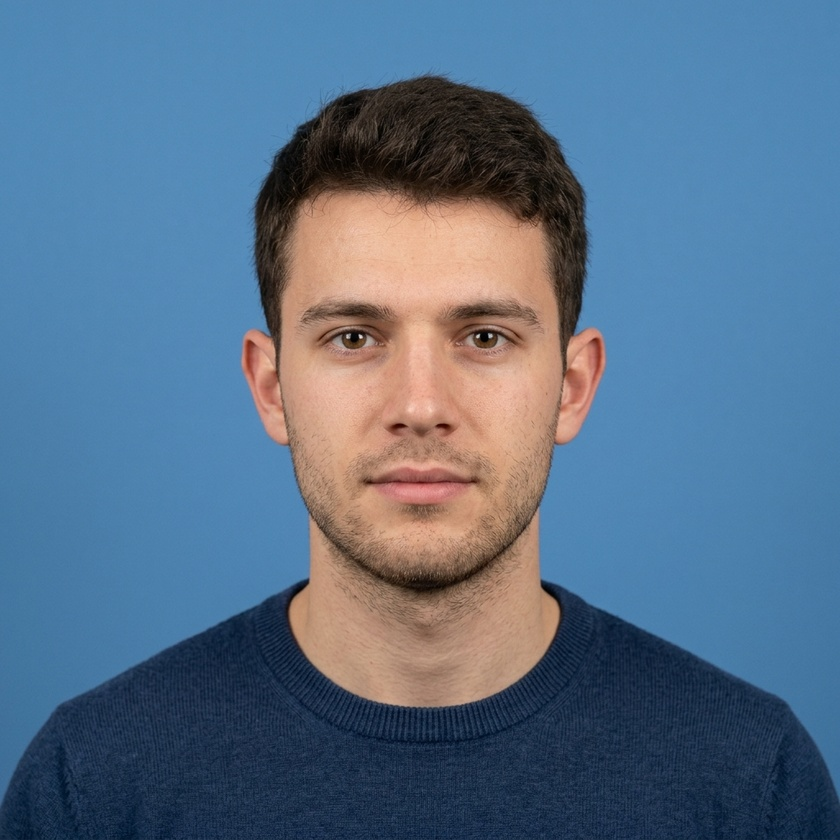
#> input picture data/fictional_sample_portrait.jpg, 840 x 840 px, shrunk from 1024 x 1024 before the run
$ python -i face_service.py   (imports and definitions only)
#> lines starting #> are read from the running program, lines starting #| are printed output that depends on the picture
#> further down, picture is the input picture: PIL image 840x840 RGB; mean R, G, B 87.3, 111.8, 136.8
"""
Face Detection and Portrait Extraction Service
Smart India Hackathon (SIH) Problem Statement: SIH26188

Provides modular, OpenCV-based facial detection and portrait region extraction
for identity document images (e.g., Passports, Driving Licenses, National IDs).

Key Features:
- Preserves original document image untouched (all annotations on copies).
- Robust Haar Cascade detection (primary + high-recall fallback with IoU deduplication).
- Clean bounding box annotations and cropped portrait generation.
- Graceful error handling for missing, corrupted, or multi-channel images.
- SIH Compliance: Does not authenticate identity or identify individuals by name.
"""

from typing import List, Dict, Any, Tuple, Optional
import os
import numpy as np
from PIL import Image, ImageDraw, ImageFont

# Check OpenCV availability
try:
    import cv2
    OPENCV_AVAILABLE = True
except ImportError:
    OPENCV_AVAILABLE = False


def _calculate_iou(box_a: Tuple[int, int, int, int], box_b: Tuple[int, int, int, int]) -> float:
    """
    Calculate Intersection over Union (IoU) between two bounding boxes.
    Boxes are in format: (x, y, w, h)
    """
    xa1, ya1, wa, ha = box_a
    xa2, ya2 = xa1 + wa, ya1 + ha

    xb1, yb1, wb, hb = box_b
    xb2, yb2 = xb1 + wb, yb1 + hb

    # Determine coordinates of intersection rectangle
    inter_x1 = max(xa1, xb1)
    inter_y1 = max(ya1, yb1)
    inter_x2 = min(xa2, xb2)
    inter_y2 = min(ya2, yb2)

    inter_w = max(0, inter_x2 - inter_x1)
    inter_h = max(0, inter_y2 - inter_y1)
    inter_area = inter_w * inter_h

    # Compute individual areas
    area_a = wa * ha
    area_b = wb * hb

    union_area = area_a + area_b - inter_area
    if union_area <= 0:
        return 0.0

    return inter_area / union_area


def _deduplicate_boxes(boxes: List[Tuple[int, int, int, int]], iou_threshold: float = 0.35) -> List[Tuple[int, int, int, int]]:
    """
    Remove overlapping detections based on IoU threshold, prioritizing larger boxes.
    """
    if not boxes:
        return []

    # Sort boxes by area descending (w * h)
    sorted_boxes = sorted(boxes, key=lambda b: b[2] * b[3], reverse=True)
    kept_boxes: List[Tuple[int, int, int, int]] = []

    for box in sorted_boxes:
        overlap = False
        for kept in kept_boxes:
            if _calculate_iou(box, kept) > iou_threshold:
                overlap = True
                break
        if not overlap:
            kept_boxes.append(box)

    # Sort by spatial position (left-to-right, top-to-bottom)
    return sorted(kept_boxes, key=lambda b: (b[1] // 50, b[0]))


def _load_cascades() -> List[Any]:
    """Load OpenCV pre-trained Haar Cascades."""
    if not OPENCV_AVAILABLE:
        return []

    cascades = []
    haar_dir = getattr(cv2, "data", None)
    if haar_dir and hasattr(haar_dir, "haarcascades"):
        base_path = haar_dir.haarcascades
        primary_path = os.path.join(base_path, "haarcascade_frontalface_default.xml")
        alt_path = os.path.join(base_path, "haarcascade_frontalface_alt2.xml")

        if os.path.exists(primary_path):
            clf = cv2.CascadeClassifier(primary_path)
            if not clf.empty():
                cascades.append(clf)

        if os.path.exists(alt_path):
            clf_alt = cv2.CascadeClassifier(alt_path)
            if not clf_alt.empty():
                cascades.append(clf_alt)

    return cascades


def detect_faces(
    image: Image.Image,
    scale_factor: float = 1.1,
    min_neighbors: int = 5,
    min_size: Tuple[int, int] = (40, 40),
    margin_ratio: float = 0.15
) -> Dict[str, Any]:
    """
    Detects faces in an uploaded document image and extracts cropped portraits.

    Parameters:
        image: PIL Image object of the identity document.
        scale_factor: Parameter specifying how much the image size is reduced at each image scale.
        min_neighbors: Number of neighbors each candidate rectangle should retain.
        min_size: Minimum possible object size. Objects smaller than that are ignored.
        margin_ratio: Relative margin around detected face box for natural portrait cropping.

    Returns:
        dict containing:
            - success (bool): True if detection completed without fatal error.
            - face_count (int): Total number of distinct faces detected.
            - faces (list): List of dicts for each detected face, containing:
                - index (int): 1-based index
                - box (tuple): (x, y, w, h) in original image coordinates
                - crop_box (tuple): (x1, y1, x2, y2) bounds of the extracted portrait
                - cropped_image (PIL.Image): Cropped portrait image
                - width (int): Bounding box width
                - height (int): Bounding box height
            - annotated_image (PIL.Image): Copy of original image with bounding boxes drawn.
            - error (str or None): Error message if detection failed.
    """
#> called with scale_factor = 1.1, min_neighbors = 5, min_size = (40, 40), margin_ratio = 0.15
    if not OPENCV_AVAILABLE:
        return {
            "success": False,
            "face_count": 0,
            "faces": [],
            "annotated_image": None,
            "error": "OpenCV library is not available in the current environment."
        }

    if image is None:
        return {
            "success": False,
            "face_count": 0,
            "faces": [],
            "annotated_image": None,
            "error": "No image provided for face detection."
        }

    try:
        # Convert PIL image to RGB if necessary (handles RGBA, P, L, CMYK)
        if image.mode != "RGB":
            pil_rgb = image.convert("RGB")
        else:
            pil_rgb = image

        img_w, img_h = pil_rgb.size
#> img_w = 840; img_h = 840
        np_img = np.array(pil_rgb)

        # Convert to Grayscale for Haar Cascade
        gray = cv2.cvtColor(np_img, cv2.COLOR_RGB2GRAY)
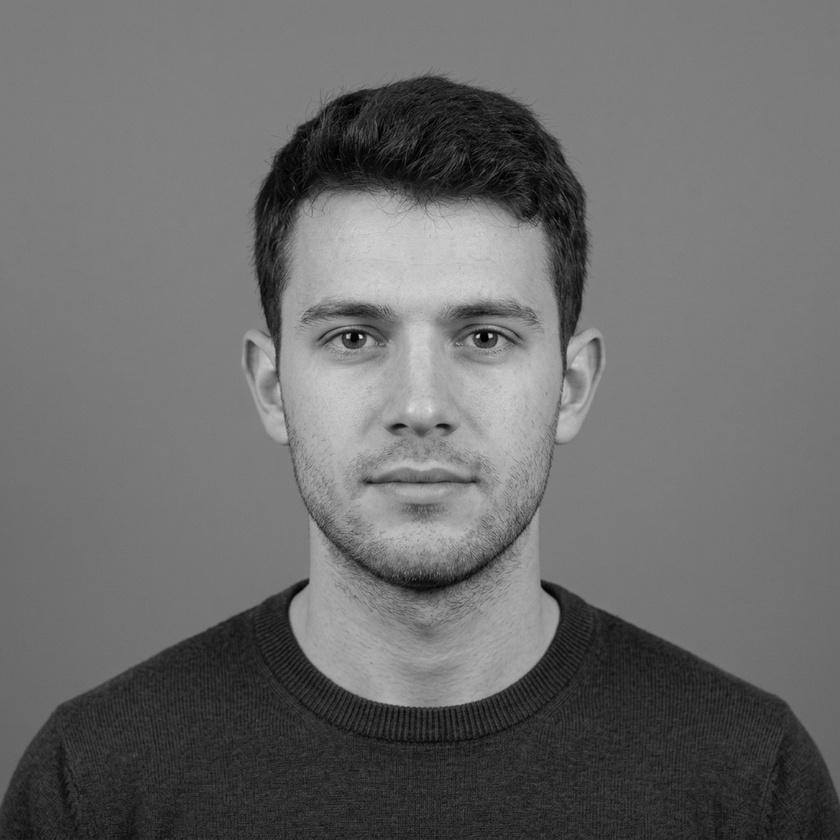
#> gray: shape (840, 840); min 0, max 229, mean 107.3

        # Apply histogram equalization to normalize varying document lighting/contrast
        gray_eq = cv2.equalizeHist(gray)
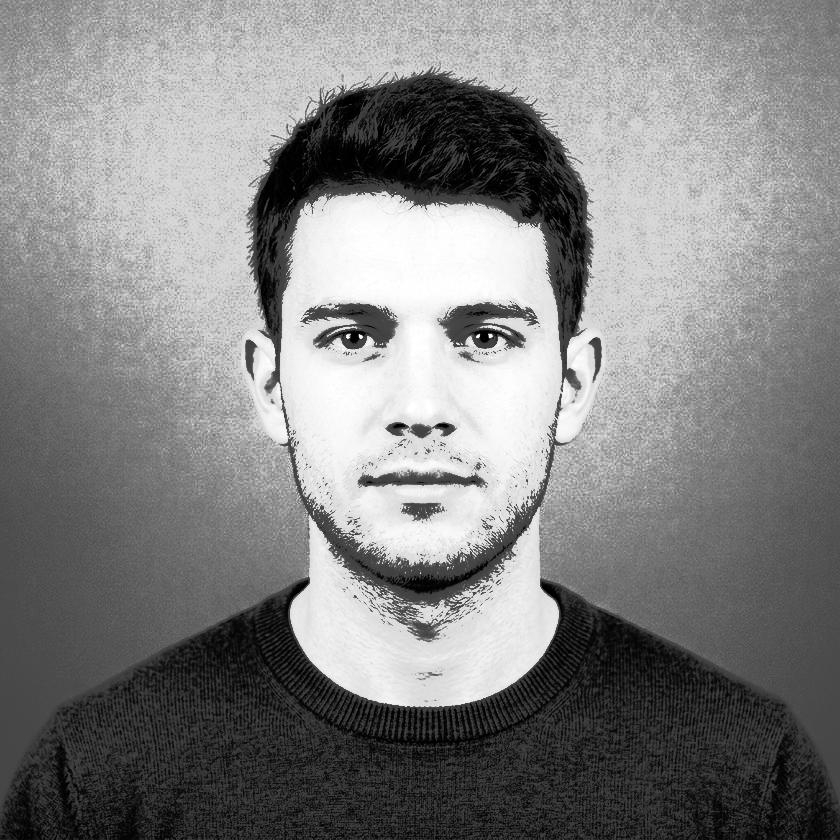
#> gray_eq: shape (840, 840); min 0, max 255, mean 130.7

        cascades = _load_cascades()
        if not cascades:
            return {
                "success": False,
                "face_count": 0,
                "faces": [],
                "annotated_image": None,
                "error": "Failed to load OpenCV Haar Cascade classifiers."
            }

        raw_detected_boxes: List[Tuple[int, int, int, int]] = []

        # Run primary cascade
        primary_faces = cascades[0].detectMultiScale(
            gray,
            scaleFactor=scale_factor,
            minNeighbors=min_neighbors,
            minSize=min_size
        )
#> primary_faces = [[221, 180, 401, 401]]
        for (x, y, w, h) in primary_faces:
            raw_detected_boxes.append((int(x), int(y), int(w), int(h)))
#> this loop made 1 pass
#> after the loop, raw_detected_boxes = [(221, 180, 401, 401)]

        # Also run on equalized image if no faces found
        if not raw_detected_boxes and len(cascades) > 0:
            eq_faces = cascades[0].detectMultiScale(
                gray_eq,
                scaleFactor=scale_factor,
                minNeighbors=min_neighbors,
                minSize=min_size
            )
            for (x, y, w, h) in eq_faces:
                raw_detected_boxes.append((int(x), int(y), int(w), int(h)))

        # If still no faces or fallback cascade available, try alt2 cascade
        if len(cascades) > 1 and len(raw_detected_boxes) == 0:
            alt_faces = cascades[1].detectMultiScale(
                gray,
                scaleFactor=scale_factor,
                minNeighbors=min_neighbors,
                minSize=min_size
            )
            for (x, y, w, h) in alt_faces:
                raw_detected_boxes.append((int(x), int(y), int(w), int(h)))

        # Deduplicate overlapping boxes
        distinct_boxes = _deduplicate_boxes(raw_detected_boxes)
#> the loop in _deduplicate_boxes, `for box in sorted_boxes:` made 1 pass
#> distinct_boxes = [(221, 180, 401, 401)]
        face_count = len(distinct_boxes)
#> face_count = 1

        # Create a deep copy of the original image for annotation
        annotated_image = pil_rgb.copy()
        draw = ImageDraw.Draw(annotated_image)

        # Load font for labels if available
        try:
            label_font = ImageFont.truetype("arial.ttf", max(14, int(img_h * 0.025)))
        except (IOError, OSError):
            label_font = ImageFont.load_default()

        # Box styling colors
        box_color = (0, 220, 255)       # High-contrast cyan/teal
        tag_bg_color = (15, 23, 42)      # Deep slate pill background
        tag_text_color = (255, 255, 255) # White text

        face_records: List[Dict[str, Any]] = []

        for idx, (x, y, w, h) in enumerate(distinct_boxes, start=1):
            # Calculate padded cropping box with margin
            pad_w = int(w * margin_ratio)
            pad_h = int(h * margin_ratio)

            crop_x1 = max(0, x - pad_w)
            crop_y1 = max(0, y - pad_h)
            crop_x2 = min(img_w, x + w + pad_w)
            crop_y2 = min(img_h, y + h + pad_h)

            cropped_portrait = pil_rgb.crop((crop_x1, crop_y1, crop_x2, crop_y2))

            face_records.append({
                "index": idx,
                "box": (x, y, w, h),
                "crop_box": (crop_x1, crop_y1, crop_x2, crop_y2),
                "cropped_image": cropped_portrait,
                "width": w,
                "height": h
            })

            # Draw bounding box on annotated copy (thickness proportional to image size)
            line_width = max(3, int(min(img_w, img_h) * 0.005))
            draw.rectangle([x, y, x + w, y + h], outline=box_color, width=line_width)

            # Draw label pill above the box
            label_text = f"Face #{idx} ({w}x{h})"

            # Determine text size
            if hasattr(draw, "textbbox"):
                bbox = draw.textbbox((0, 0), label_text, font=label_font)
                text_w = bbox[2] - bbox[0]
                text_h = bbox[3] - bbox[1]
            else:
                text_w, text_h = 100, 18

            pill_pad = 4
            pill_y1 = max(0, y - text_h - pill_pad * 2 - 2)
            pill_y2 = pill_y1 + text_h + pill_pad * 2
            pill_x1 = x
            pill_x2 = min(img_w, x + text_w + pill_pad * 2)

            # Draw pill background and text
            draw.rectangle([pill_x1, pill_y1, pill_x2, pill_y2], fill=tag_bg_color, outline=box_color, width=1)
            draw.text((pill_x1 + pill_pad, pill_y1 + pill_pad), label_text, fill=tag_text_color, font=label_font)
#> this loop made 1 pass
#> (idx, x, y, w, h, pad_w, pad_h, crop_x1) on pass 1: (1, 221, 180, 401, 401, 60, 60, 161)
#> pass 1, in detect_faces, `cropped_portrait = pil_rgb.crop((crop_x1, crop_y1, crop_x2, crop_y2))`:
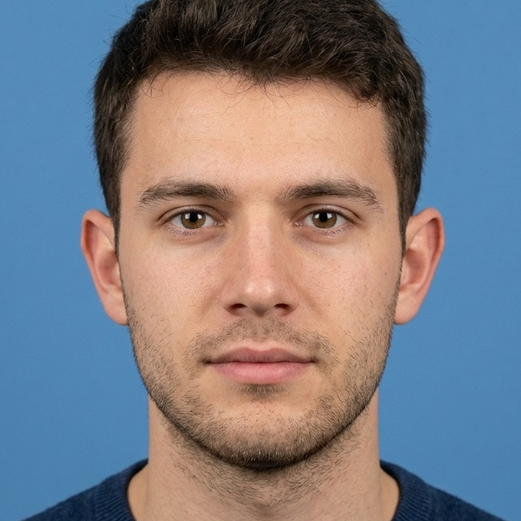
#> cropped_portrait: PIL image 521x521 RGB; mean R, G, B 123.3, 123.8, 131.5
#> after the loop, face_records = 1 item

        return {
            "success": True,
            "face_count": face_count,
            "faces": face_records,
            "annotated_image": annotated_image,
            "error": None
        }

    except Exception as err:
        return {
            "success": False,
            "face_count": 0,
            "faces": [],
            "annotated_image": None,
            "error": f"Face detection error: {str(err)}"
        }

>>> from PIL import Image
>>> picture = Image.open('../data/fictional_sample_portrait.jpg')
>>> result = detect_faces(picture)
#> result = 5 items
